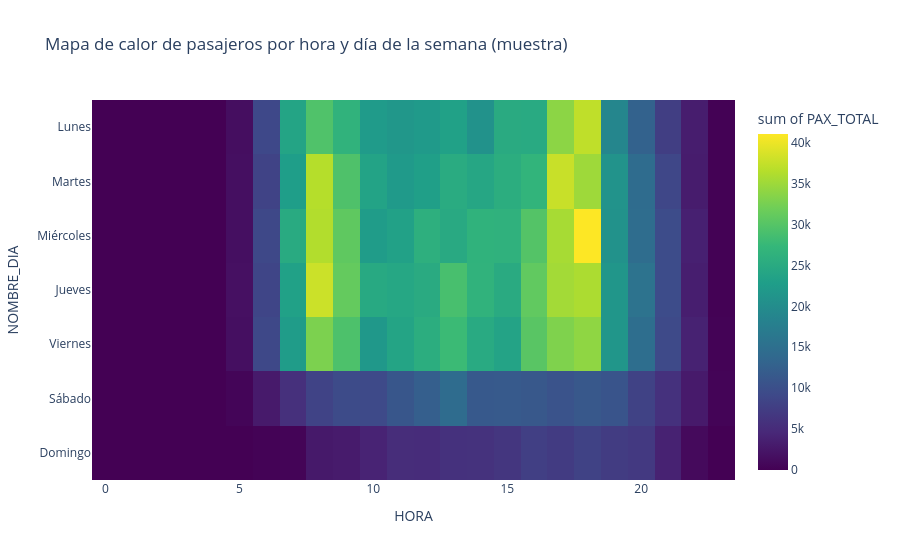

This figure's notebook cell:
### Markdown cell above
# Heatmaps

### Code cell
df_sample = df_pre.groupby(["HORA"], group_keys=False, observed=True).sample(frac=0.001, random_state=42)

fig = px.density_heatmap(df_sample, x="HORA", y="NOMBRE_DIA", z="PAX_TOTAL", 
                         histfunc="sum", 
                         title="Mapa de calor de pasajeros por hora y día de la semana (muestra)", 
                         nbinsx=34, nbinsy=34, 
                         color_continuous_scale="Viridis", 
                         category_orders={"NOMBRE_DIA": orden_dias})
fig.show()

### Figure 1 — Plotly figure (JSON) as saved in the notebook; plotly's stock layout.template omitted (floating-point values rounded to 4 significant figures; data arrays with more than 128 entries replaced by an {"elided": "..."} marker saying what was removed)
{"data": [{"coloraxis": "coloraxis", "histfunc": "sum", "hovertemplate": "HORA=%{x}<br>NOMBRE_DIA=%{y}<br>sum of PAX_TOTAL=%{z}<extra></extra>", "name": "", "nbinsx": 34, "nbinsy": 34, "type": "histogram2d", "x": {"elided": "89965 int values"}, "xaxis": "x", "xbingroup": "x", "y": {"elided": "89965 str values"}, "yaxis": "y", "ybingroup": "y", "z": {"elided": "89965 int values"}}], "layout": {"coloraxis": {"colorbar": {"title": {"text": "sum of PAX_TOTAL"}}, "colorscale": [[0, "#440154"], [0.1111, "#482878"], [0.2222, "#3e4989"], [0.3333, "#31688e"], [0.4444, "#26828e"], [0.5556, "#1f9e89"], [0.6667, "#35b779"], [0.7778, "#6ece58"], [0.8889, "#b5de2b"], [1, "#fde725"]]}, "legend": {"tracegroupgap": 0}, "title": {"text": "Mapa de calor de pasajeros por hora y día de la semana (muestra)"}, "xaxis": {"anchor": "y", "domain": [0, 1], "title": {"text": "HORA"}}, "yaxis": {"anchor": "x", "categoryarray": ["Domingo", "Sábado", "Viernes", "Jueves", "Miércoles", "Martes", "Lunes"], "categoryorder": "array", "domain": [0, 1], "title": {"text": "NOMBRE_DIA"}}}}
